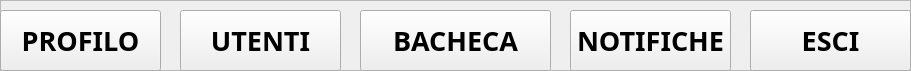
        <widget class="QFrame" name="frame">
         <property name="geometry">
          <rect>
           <x>140</x>
           <y>-10</y>
           <width>911</width>
           <height>71</height>
          </rect>
         </property>
         <property name="frameShape">
          <enum>QFrame::StyledPanel</enum>
         </property>
         <property name="frameShadow">
          <enum>QFrame::Raised</enum>
         </property>
         <widget class="QPushButton" name="notifiche_btn">
          <property name="geometry">
           <rect>
            <x>570</x>
            <y>10</y>
            <width>161</width>
            <height>61</height>
           </rect>
          </property>
          <property name="font">
           <font>
            <family>Gabriola</family>
            <pointsize>20</pointsize>
            <weight>75</weight>
            <bold>true</bold>
           </font>
          </property>
          <property name="text">
           <string>NOTIFICHE</string>
          </property>
         </widget>
         <widget class="QPushButton" name="logout_btn">
          <property name="geometry">
           <rect>
            <x>750</x>
            <y>10</y>
            <width>161</width>
            <height>61</height>
           </rect>
          </property>
          <property name="font">
           <font>
            <family>Gabriola</family>
            <pointsize>20</pointsize>
            <weight>75</weight>
            <bold>true</bold>
           </font>
          </property>
          <property name="text">
           <string>ESCI</string>
          </property>
         </widget>
         <widget class="QPushButton" name="bacheca_btn">
          <property name="geometry">
           <rect>
            <x>360</x>
            <y>10</y>
            <width>191</width>
            <height>61</height>
           </rect>
          </property>
          <property name="font">
           <font>
            <family>Gabriola</family>
            <pointsize>20</pointsize>
            <weight>75</weight>
            <bold>true</bold>
           </font>
          </property>
          <property name="text">
           <string>BACHECA</string>
          </property>
         </widget>
         <widget class="QPushButton" name="profilo_dati_btn">
          <property name="geometry">
           <rect>
            <x>0</x>
            <y>10</y>
            <width>161</width>
            <height>61</height>
           </rect>
          </property>
          <property name="font">
           <font>
            <family>Gabriola</family>
            <pointsize>20</pointsize>
            <weight>75</weight>
            <bold>true</bold>
           </font>
          </property>
          <property name="text">
           <string>PROFILO</string>
          </property>
         </widget>
         <widget class="QPushButton" name="seguiti_btn">
          <property name="geometry">
           <rect>
            <x>180</x>
            <y>10</y>
            <width>161</width>
            <height>61</height>
           </rect>
          </property>
          <property name="font">
           <font>
            <family>Gabriola</family>
            <pointsize>20</pointsize>
            <weight>75</weight>
            <italic>false</italic>
            <bold>true</bold>
           </font>
          </property>
          <property name="text">
           <string>UTENTI</string>
          </property>
         </widget>
        </widget>
